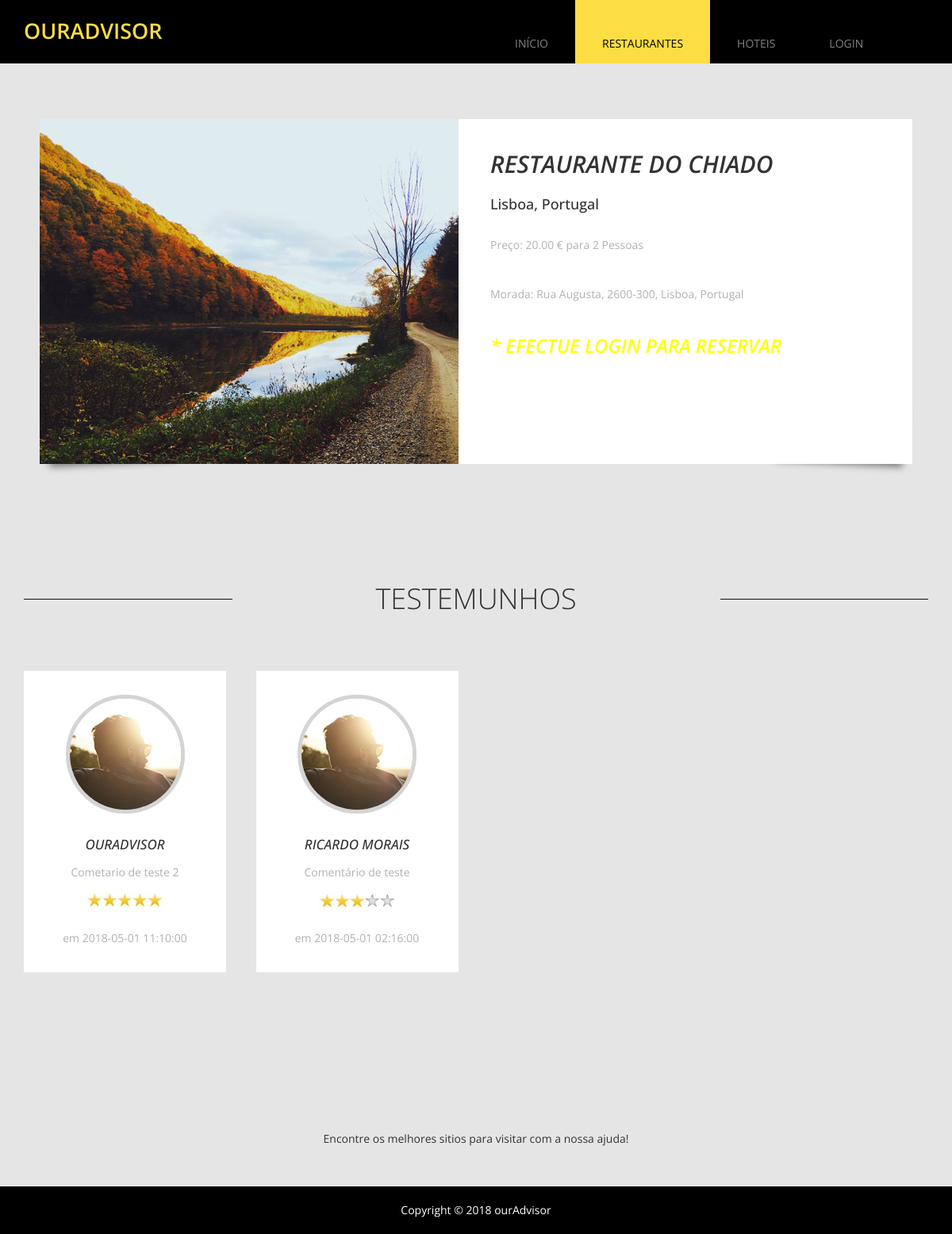
/ourAdvisor/estabelecimentoDetalhe.php?spotId=1&spotType=2, run on the app's committed database.
### tables this page shows
CREATE TABLE IF NOT EXISTS `estabelecimento` (
  `idEstabelecimento` int(6) UNSIGNED NOT NULL AUTO_INCREMENT,
  `nome` varchar(50) NOT NULL,
  `preco` float(4,2) NOT NULL,
  `morada` varchar(200) NOT NULL,
  `codPostal` varchar(8) NOT NULL,
  `idLocalidade` int(6) NOT NULL,
  `idTipoEstabelecimento` int(6) NOT NULL,
  `idUtilizador` int(6) DEFAULT NULL,
  PRIMARY KEY (`idEstabelecimento`),
  KEY `idLocalidade` (`idLocalidade`),
  KEY `idTipoEstabelecimento` (`idTipoEstabelecimento`)
);

CREATE TABLE IF NOT EXISTS `localidade` (
  `idlocalidade` int(6) UNSIGNED NOT NULL AUTO_INCREMENT,
  `localidade` varchar(50) NOT NULL,
  PRIMARY KEY (`idlocalidade`)
);

CREATE TABLE IF NOT EXISTS `avaliacao` (
  `idAvaliacao` int(6) UNSIGNED NOT NULL AUTO_INCREMENT,
  `idEstabelecimento` int(6) NOT NULL,
  `idUtilizador` int(6) NOT NULL,
  `classificacao` int(1) NOT NULL,
  `comentario` varchar(400) NOT NULL,
  `dataAvaliacao` timestamp NULL DEFAULT NULL,
  PRIMARY KEY (`idAvaliacao`),
  KEY `idEstabelecimento` (`idEstabelecimento`),
  KEY `idUtilizador` (`idUtilizador`)
);

CREATE TABLE IF NOT EXISTS `utilizador` (
  `idUtilizador` int(6) UNSIGNED NOT NULL AUTO_INCREMENT,
  `nome` varchar(50) NOT NULL,
  `email` varchar(50) NOT NULL,
  `morada` varchar(200) NOT NULL,
  `codPostal` varchar(8) NOT NULL,
  `telemovel` int(9) NOT NULL,
  `idLocalidade` int(6) NOT NULL,
  `idTipoUtilizador` int(6) NOT NULL,
  `password` varchar(20) DEFAULT NULL,
  PRIMARY KEY (`idUtilizador`),
  KEY `idLocalidade` (`idLocalidade`),
  KEY `idTipoUtilizador` (`idTipoUtilizador`)
);

### ourAdvisor/template.php (the view, shortened to what this page needs)
<?php
	function header_template($page){
		$propriedade1 = '';
		$propriedade2 = '';
		$propriedade3 = '';
		$propriedade4 = '';
		if     ($page=='home'){
			  $propriedade1 = 'class="active"';
		}
		elseif ($page=='restaurante'){
			  $propriedade2 = 'class="active"';
		}
		elseif ($page=='hotel'){
			  $propriedade3 = 'class="active"';
		}
		elseif ($page=='login'){
			  $propriedade4 = 'class="active"';
		}
		?>
		<!DOCTYPE html>
		<html lang="en">
		<head>
		<link href="css/font-awesome.min.css" rel="stylesheet">
		<link href="css/bootstrap.min.css" rel="stylesheet">
		<link href="css/bootstrap-datetimepicker.min.css" rel="stylesheet">
		<link href="css/flexslider.css" rel="stylesheet">
		<link href="css/templatemo-style.css" rel="stylesheet">
		</head>
		<body class="tm-gray-bg">
			<div class="tm-header">
				<div class="container">
					<div class="row">
						<div class="col-lg-6 col-md-4 col-sm-3 tm-site-name-container">
							<a href="#" class="tm-site-name">ourAdvisor</a>
						</div>
						<div class="col-lg-6 col-md-8 col-sm-9">
							<nav class="tm-nav">
								<ul>
									<li><a href="index.php"           <?php echo $propriedade1; ?>>Início</a></li>
									<li><a href="estabelecimento.php?spotType=2"    <?php echo $propriedade2; ?>>restaurantes</a></li>
									<li><a href="estabelecimento.php?spotType=1"          <?php echo $propriedade3; ?>>hoteis</a></li>
									<li><a href="login.php"           <?php echo $propriedade4; ?>>Login</a></li>
								</ul>
							</nav>
						</div>
					</div>
				</div>
			</div>
		<?php
	}
		?>
		<?php
	function footer_template(){
		?>
			<div class="section-margin-top">
					<div class="row">
						<div class="col-lg-12">
							<p class="home-description">
									Encontre os melhores sitios para visitar com a nossa ajuda!
						</div>
					</div>
			<footer class="tm-black-bg">
				<div class="container">
					<div class="row">
						<p class="tm-copyright-text">Copyright &copy; 2018 ourAdvisor </p>
					</div>
				</div>
			</footer>
		</body>
		</html>
		<?php
	}
	?>
	<?php
	function body_estabelecimento_detalhe($spotId,$defenicao,$ligacao,$login,$tipoLocal){
	$consulta = "SELECT est.nome,
						est.preco,
						est.idLocalidade,
						loc.localidade,
						class.classificacao,
						est.morada,
						est.codPostal
						FROM estabelecimento est
						INNER JOIN localidade loc
						ON(est.idLocalidade = loc.idlocalidade)
						LEFT JOIN (
							SELECT idEstabelecimento,
								round( sum(classificacao)/count(*),2) as classificacao
							FROM avaliacao
							group by idEstabelecimento
						) class
						ON (est.idEstabelecimento = class.idEstabelecimento)
						WHERE est.idEstabelecimento = '$spotId'";
	$resultado= mysqli_query($ligacao,$consulta);
?>
   <br><br><br><br><br><br>
  <section class="container tm-home-section-1" id="more">
		<div class="row">
			<div class="flexslider flexslider-about effect2">
			  <ul class="slides">
			  <?php
				while ($row = mysqli_fetch_row($resultado)) {
		       ?>
				<li>
			      <img src="img/about-1.jpg" alt="image" />
			      <div class="flex-caption">
			      	<h2 class="slider-title"><?php echo $row[0]; ?></h2>
			      	<h3 class="slider-subtitle"><?php echo $row[3]; ?>, Portugal</h3>
			      	<p class="slider-description">Preço: <?php echo $row[1] . $defenicao; ?> </p>
					<p class="slider-description">Morada: <?php echo $row[5]; ?>, <?php echo $row[6]; ?>, <?php echo $row[3]; ?>, Portugal  </p>
					<?php
					$preco = $row[1];
					}
					if ($login == 1){
					?>
					<form action="formOperation.php?id=7&spotId=<?php echo $spotId; ?>&spotType=<?php echo $tipoLocal; ?>&preco=<?php echo $preco; ?>" method="post" class="tm-contact-form">
					<?php
							if ($tipoLocal == 2){
							?>
							<div class="form-group">
								<div class='input-group date-time' id='datetimepicker3'>
									<input type='text' class="form-control" name="inputDatahora" placeholder="Data e Hora" />
									<span class="input-group-addon">
										<span class="fa fa-calendar"></span>
									</span>
								</div>
							</div>
							<?php
							}
							else {
								?>
								<div class="form-group">
								<div class='input-group date' id='datetimepicker1'>
									<input type='text' class="form-control" name="inputDataEntrada"placeholder="Data de Entrada" />
									<span class="input-group-addon">
										<span class="fa fa-calendar"></span>
									</span>
								</div>
							</div>
							<div class="form-group">
								<div class='input-group date' id='datetimepicker1'>
									<input type='text' class="form-control" name="inputDataSaida" placeholder="Data de Saída" />
									<span class="input-group-addon">
										<span class="fa fa-calendar"></span>
									</span>
								</div>
							</div>
							<?php
							}
						?>
							<div class="form-group">
									<select class="form-control" name="inputNmrPessoas" id="inputNmrPessoas">
										<option value="">Número de Pessoas?</option>
										<option value="1">1</option>
										<option value="2">2</option>
										<option value="2">3</option>
										<option value="2">4</option>
										<option value="2">5+</option>
									</select>
							</div>
							<div class="form-group">
								<button class="tm-submit-btn" type="submit" name="submit">Efetuar Reserva</button>
							</div>
					</form>
				 <?php
					}
					else{
				?>
				  	<h3 class="slider-title"><font color="yellow">* Efectue login para reservar</font></h3>
				<?php
					}
				?>
			      </div>
			    </li>
			  </ul>
			</div>
		</div>
	</section>
		<?php
	}
		?>
<?php
	function body_estabelecimento_testemunhos($spotId,$ligacao){
	$consultaComentarios = "SELECT     av.idAvaliacao,
							av.idEstabelecimento,
							ut.nome,
							av.classificacao,
							av.comentario,
							av.dataAvaliacao
						FROM avaliacao av
						INNER JOIN utilizador ut
						ON(av.idUtilizador = ut.idUtilizador)
						WHERE av.idestabelecimento = '$spotId'
						ORDER BY av.dataAvaliacao DESC";
	$resultadoComentarios = mysqli_query($ligacao,$consultaComentarios);
	?>
	<section class="container tm-home-section-1" id="more">
		<div class="section-margin-top about-section">
			<div class="row">
				<div class="tm-section-header">
					<div class="col-lg-3 col-md-3 col-sm-3"><hr></div>
					<div class="col-lg-6 col-md-6 col-sm-6"><h2 class="tm-section-title">Testemunhos</h2></div>
					<div class="col-lg-3 col-md-3 col-sm-3"><hr></div>
				</div>
			</div>
			<?php
			if (mysqli_num_rows($resultadoComentarios) > 0){
			?>
			<div class="row">
			<?php
				while ($row = mysqli_fetch_row($resultadoComentarios)) {
		       ?>
				<div class="col-lg-3 col-md-3 col-sm-6 col-xs-12">
					<div class="tm-about-box-1">
						<a href="#"><img src="img/about-4.jpg" alt="img" class="tm-about-box-1-img"></a>
						<h3 class="tm-about-box-1-title"><?php echo $row[2]; ?> </h3>
						<p class="margin-bottom-15 gray-text"><?php echo $row[4]; ?></p>
						<div class="gray-text">
							<?php
								$image = getRatingImage($row[3]);
								echo $image;
							?>
						</div>
						<br>
							<p class="margin-bottom-15 gray-text">em <?php echo $row[5]; ?></p>
					</div>
				</div>
			<?php
				}
			}
			else{
			?>
			<p align = "center">Ainda não foram efetuadas avaliações a este local!</p>
			<?php
			}
?>
			</div>
		</div>
	</section>
	<?php
	}
?>

### ourAdvisor/estabelecimentoDetalhe.php (shortened to what this page needs)
<?php
	$spotId = $_GET['spotId'];
	$tipoLocal = $_GET['spotType'];
	$login = 0;
	if ($tipoLocal == 1){
		$page  = 'hotel';
		$title = 'Os Hoteis';
		$defenicao = ' € por Noite';
	}
	else {
		$page  = 'restaurante';
		$defenicao = ' € para 2 Pessoas';
	}
	$ligacao = connectDbMySql();
	if (isset($_SESSION["idUtilizador"])){
		$idUtilizador = $_SESSION["idUtilizador"];
		header_template_with_login($page);
		$login=1;
		body_estabelecimento_detalhe($spotId,$defenicao, $ligacao,$login,$tipoLocal);
		body_estabelecimento_avaliacao($spotId,$tipoLocal);
		body_estabelecimento_testemunhos($spotId,$ligacao);
	}
	else{
		header_template($page);
		body_estabelecimento_detalhe($spotId,$defenicao, $ligacao,$login,$tipoLocal);
		body_estabelecimento_testemunhos($spotId,$ligacao);
	}
	footer_template();
?>

### ourAdvisor/dbOperations.php (shortened to what this page needs)
<?php
function getRatingImage($ranking){
    if ($ranking == 0){
        $imageRanking = '<img src="img/rating0.jpg" alt="image" class="margin-bottom-5">';
    }
    elseif ($ranking > 0 && $ranking <= 1){
        $imageRanking = '<img src="img/rating1.jpg" alt="image" class="margin-bottom-5">';
    }
    elseif ($ranking > 1 && $ranking <= 1.5){
        $imageRanking = '<img src="img/rating15.jpg" alt="image" class="margin-bottom-5">';
    }
    elseif ($ranking > 1.5 && $ranking <=2){
        $imageRanking = '<img src="img/rating2.jpg" alt="image" class="margin-bottom-5">';
    }
    elseif ($ranking > 2 && $ranking <= 2.5){
        $imageRanking = '<img src="img/rating25.jpg" alt="image" class="margin-bottom-5">';
    }
    elseif ($ranking > 2.5 && $ranking <= 3){
        $imageRanking = '<img src="img/rating3.jpg" alt="image" class="margin-bottom-5">';
    }
    elseif ($ranking > 3 && $ranking <= 3.5){
        $imageRanking = '<img src="img/rating35.jpg" alt="image" class="margin-bottom-5">';
    }
    elseif ($ranking > 3.5 && $ranking <= 4){
        $imageRanking = '<img src="img/rating4.jpg" alt="image" class="margin-bottom-5">';
    }
    elseif ($ranking > 4 && $ranking <= 4.5){
        $imageRanking = '<img src="img/rating45.jpg" alt="image" class="margin-bottom-5">';
    }
    elseif ($ranking > 4.5 && $ranking <= 5){
        $imageRanking = '<img src="img/rating5.jpg" alt="image" class="margin-bottom-5">';
    }
    return $imageRanking;
}
?>

### ourAdvisor/css/flexslider.css (style rules this page uses)
.slides, .slides > li, .flex-control-nav, .flex-direction-nav { margin: 0; padding: 0; list-style: none; }
.flexslider { margin: 0; padding: 0; }
.flexslider .slides > li { display: none; -webkit-backface-visibility: hidden; }
.flexslider .slides img { width: 100%; display: block; }
.flexslider .slides:after { content: "\0020"; display: block; clear: both; visibility: hidden; line-height: 0; height: 0; }
.flexslider { margin: 0 0 60px; background: #ffffff; border: 4px solid #ffffff; position: relative; zoom: 1; -webkit-border-radius: 4px; -moz-border-radius: 4px; border-radius: 4px; -webkit-box-shadow: '' 0 1px 4px rgba(0, 0, 0, 0.2); -moz-box-shadow: '' 0 1px 4px rgba(0, 0, 0, 0.2); -o-box-shadow: '' 0 1px 4px rgba(0, 0, 0, 0.2); box-shadow: '' 0 1px 4px rgba(0, 0, 0, 0.2); }
.flexslider .slides { zoom: 1; }
.flexslider .slides img { height: auto; }

### ourAdvisor/css/templatemo-style.css (style rules this page uses)
ul,p { margin: 0; padding: 0; }
h1,h2,h3 { margin: 0; padding: 0; }
h1,h2,h3,a,p { font-family: 'Open Sans', sans-serif; }
body { overflow-x: hidden; }
.tm-header { background: #000000; height: 80px; position: relative; z-index: 100; }
.tm-site-name-container { padding-top: 20px; }
.tm-site-name { color: #FCDD44; font-size: 27px; font-weight: 600; text-transform: uppercase; }
.tm-nav { display: block; overflow: hidden; }
.tm-nav li { list-style: none; float: left; }
.tm-nav li a { color: #838383; display: block; padding: 45px 34px 15px 34px; text-transform: uppercase; transition: all 0.3s ease; }
.tm-nav li a.active, .tm-nav li a:focus, .tm-nav li a:hover { background: #FCDD44; color: #000; }
.tm-gray-bg { background-color: #E5E5E5; }
.tm-home-section-1 { position: relative; top: -50px; }
.effect2 { position: relative; }
.effect2:before, .effect2:after { z-index: -1; position: absolute; content: ""; bottom: 15px; left: 10px; width: 50%; top: 80%; max-width:160px; background: #777; box-shadow: 0 15px 10px #777; -webkit-transform: rotate(-3deg); transform: rotate(-3deg); }
.effect2:after { -webkit-transform: rotate(3deg); transform: rotate(3deg); right: 10px; left: auto; }
.tm-black-bg { background-color: #000; }
.tm-copyright-text { color: white; text-align: center; padding-top: 20px; padding-bottom: 20px; }
.section-margin-top { margin-top: 100px; }
hr { border-top: 1px solid #111010; }
.tm-section-header { margin-bottom: 70px; overflow: hidden; }
.tm-section-title { text-align: center; text-transform: uppercase; font-size: 36px; font-weight: 300; }
.home-description { margin: 50px auto; padding: 0 30px; text-align: center; }
.gray-text { color: #B1B1B1; }
.margin-bottom-15 { margin-bottom: 15px; }
.margin-bottom-5 { margin-bottom: 5px; }
.about-section { margin-top: 150px; }
.tm-about-box-1 { background-color: white; width: 255px; height: 380px; padding: 30px; text-align: center; }
.tm-about-box-1-img { display: block; margin: 0 auto 30px; border-radius: 50%; border: 5px solid #d4d4d4; transition: all 0.3s ease; }
.tm-about-box-1-title { font-size: 17px; font-style: italic; text-transform: uppercase; margin-bottom: 15px; }
.flex-caption, .flexslider.flexslider .slides img { float: left; }
.flex-caption { width: 572px; padding: 40px; left: 0; bottom: 0; font-size: 14px; line-height: 18px; }
.flexslider { border: none; border-radius: 0; margin: 0 auto; width: 100%; }
.flexslider.flexslider-about { max-width: 1100px; }
.flexslider.flexslider-about img { max-width: 528px; }
.slider-title { font-style: italic; font-weight: 600; margin-bottom: 25px; text-transform: uppercase; }
.slider-subtitle { font-size: 18px; margin-bottom: 30px; text-align: left; }
.slider-description { color: #B1B1B1; line-height: 1.6; margin-bottom: 40px; text-align: justify; }

### data on the page
estabelecimento: nome "RESTAURANTE DO CHIADO", idLocalidade.localidade "Lisboa", preco "20.00", morada "Rua Augusta", codPostal "2600-300"
avaliacao: idUtilizador.nome "OURADVISOR", comentario "Cometario de teste 2", dataAvaliacao "2018-05-01 11:10:00"
avaliacao: idUtilizador.nome "RICARDO MORAIS", comentario "Comentário de teste", dataAvaliacao "2018-05-01 02:16:00"
